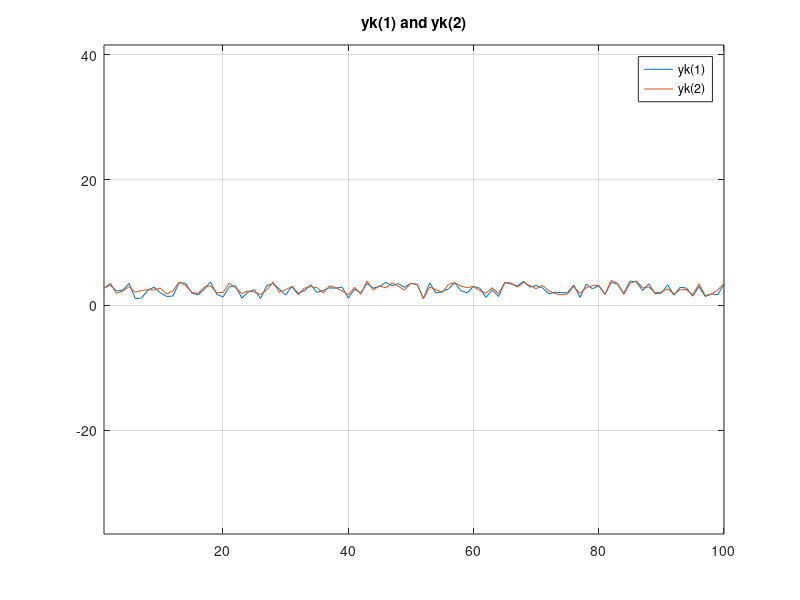
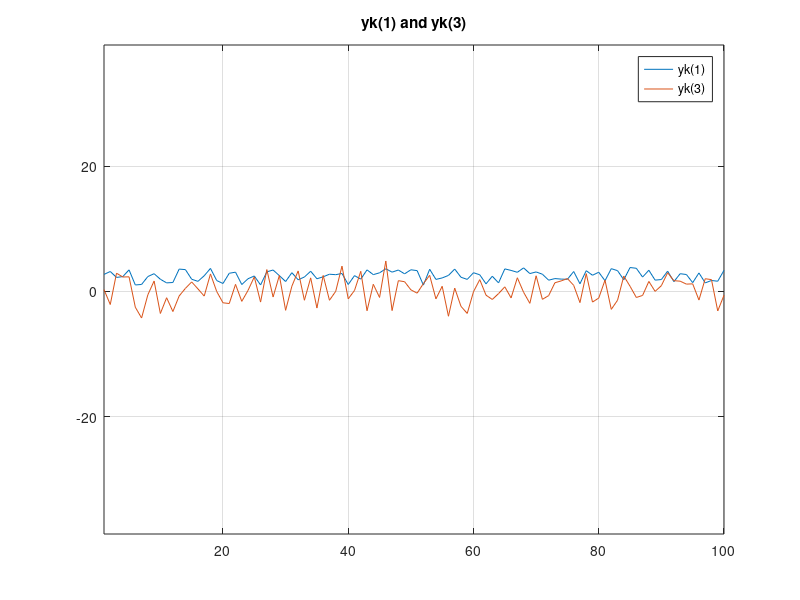
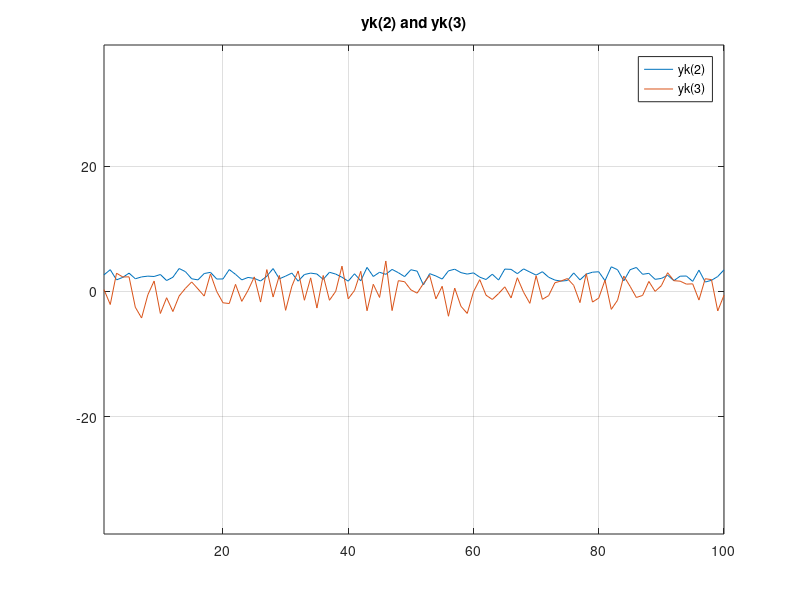

Write the MATLAB code that produced these figures, in order.
%% Stat Est HW6

% part a in writing


%% part b 
t = 0; 
deltaT = 0.2;
%PSD
W = 10; 

% Matrices
A = [0 1; -100 -10];
Gamma = [0; 1]; 
% maybe this istn actually B, but Gamma?

% F matrix is same as earlier in semester
F = expm(A*deltaT)

% find G 
A_hat = [A, Gamma; 0 0 0];

A_aug = expm(A_hat*deltaT); 

G = A_aug(1:2, 3);

% Van Loan method for solving for Q
Z_top = [-A Gamma*W*Gamma'];
Z_bot = [zeros(2), A'];

Z = [Z_top; Z_bot];

% matrix exp of Z
z_expm = expm(Z*deltaT);

% grab the top right of matrix
FinvQ = z_expm(1:2, 3:4); 

Ftrans = z_expm(3:4, 3:4); 

% solve for Q
Q = Ftrans' * FinvQ;

%% Part d 

3/.2


%% Textbook problem 
R = [1 0; 0 4]; 
H = [1; 1]; 

inv(H'*inv(R)*H) * H' * inv(R)




%% Problem 3

% initial state
x0 = [1;1;1]; 

R = [8 5.15 6.5; 5.15 5 -4.07; 6.5 -4.07 50];

H = eye(3);

% resulting simulated noisy data 

for k = 1:100
    % Cholesky decomp for 'matrix square root'
    Sv = chol(R, 'lower');
    
    % random sample draw
    q = rand(3,1);
    
    y(1:3, k) = H*x0 + Sv*q;
    
end

fig = 1;
figure(fig)
plot(1:100, y(1, :)', 1:100, y(2, :)')
grid on 
axis equal
legend('yk(1)', 'yk(2)')
title('yk(1) and yk(2)')

fig = fig + 1; 

figure(fig)
plot(1:100, y(1, :)', 1:100, y(3, :)')
grid on 
axis equal
legend('yk(1)', 'yk(3)')
title('yk(1) and yk(3)')


fig = fig + 1; 

figure(fig)
plot(1:100, y(2, :)', 1:100, y(3, :)')
grid on
axis equal
legend('yk(2)', 'yk(3)')
title('yk(2) and yk(3)')


% part b - compute sample covariance matrix 
var(y(1, :))
var(y(2, :))
var(y(3, :))




% part - c
xhat = inv(H'*inv(R)*H) * H'*inv(R)